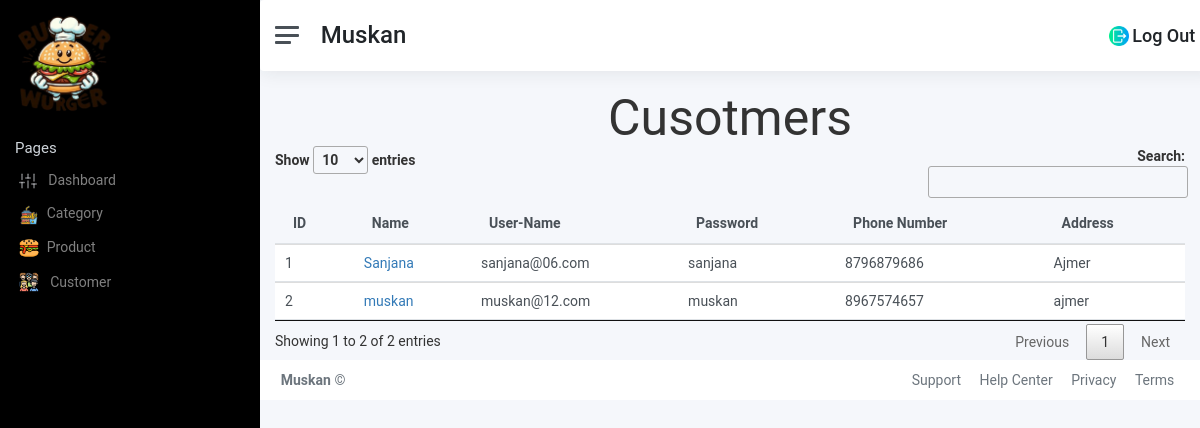
The page /admin/view/customer.php (signed in) on the database its author committed.
### tables this page shows
CREATE TABLE IF NOT EXISTS `users` (
  `id` int NOT NULL AUTO_INCREMENT,
  `name` varchar(50) NOT NULL,
  `username` varchar(50) NOT NULL,
  `password` varchar(20) NOT NULL,
  `phone` varchar(10) NOT NULL,
  `address` varchar(100) NOT NULL,
  `type` enum('customer','admin') NOT NULL DEFAULT 'customer',
  PRIMARY KEY (`id`)
);

### admin/model/customerModel.php (called while the page is built, shortened)
<?php
include('../../connection/config.php');
class CustomerModel
{
	public $config;
	public function __construct()
	{
		$con_obj = new Connection();
		$this->config = $con_obj->connect();
	}
	public function ShowCustomer()
	{
		$query = "SELECT * from users where users.type='customer' ";
		$res=mysqli_query($this->config,$query);
		$data=[];
		while ($row = $res->fetch_array(MYSQLI_ASSOC)) {
		 	$data[]=$row;
		 }
		if($data!=null){
			return $data;
		}
	}
}
?>

### connection/config.php (called while the page is built, shortened)
<?php
class Connection
{
	public function connect()
	{
		$this->conn = mysqli_connect("localhost","root","","burgerwurger");
		return $this->conn;
	}
}
?>

### admin/controller/customerController.php (called while the page is built, shortened)
<?php
include("../model/customerModel.php");
class CustomerController
{
	public $cus;
	public function __construct()
	{
		$this->cus = new CustomerModel();
	}
	public function showCus()
	{
		return $this->cus->ShowCustomer();
	}
}
?>

### admin/view/customer.php (the view, shortened to what this page needs)
<?php
    require_once('nav.php');
    require_once('../controller/customerController.php');
    $obj =  new CustomerController();
    $ans=$obj->showCus();
?>
<div class="container-fluid">
    <h1 class="" style="font-size: 50px;" align="center">Cusotmers</h1>
<table class="table table-sm table-dashboard data-table no-wrap mb-0 fs--1 w-100 "  id="myTable">
  <thead class="bg-table" >
    <tr >
      <th>ID</th>
      <th>Name</th>
      <th>User-Name</th>
      <th>Password</th>
      <th>Phone Number</th>
      <th>Address</th>
    </tr>
  </thead>
  <tbody class="bg-white">
            <?php
                        $i=1;
                foreach ($ans as $key1 => $value1) {
            echo "<tr>";
                    foreach ($value1 as $key2 => $value2) {
                        if($key2!='type'){
                            if($key2!='id'){
                                if ($key2 == 'name') {
                                    echo "<td><a href='customerDetails.php?user_id=" . $value1['id'] . "'> $value1[$key2] </a></td>";
                                }
                                else {
                                    echo "<td> $value1[$key2] </td>";
                                }
                            }
                            else{
                                echo "<td> ".($i)."</td>";
                                $i++;
                            }
                        }
                        }
            echo "</tr>";
                    }
            ?>
          </tbody>
</table>
</div>
<?php
    require('footer.php');
?>

### admin/assets/css/add_c2.css (style rules this page uses)
html { -webkit-box-sizing: border-box; -moz-box-sizing: border-box; box-sizing: border-box; }
* { padding: 0; margin: 0; }
*, *:before, *:after { -webkit-box-sizing: inherit; -moz-box-sizing: inherit; box-sizing: inherit; }
body, h1, h2, h3, h4, h5, h6, blockquote, p, pre, dl, dd, ol, ul, figure, hr, fieldset, legend { margin: 0; padding: 0; }
table { border-collapse: collapse; border-spacing: 0; }
body { font-family: "Roboto", "Arial", "Helvetica Neue", sans-serif; font-weight: 400; font-size: 14px; }
h1, h2, h3, h4, h5, h6 { font-weight: 400; }
h1 { font-size: 36px; }

### rows shown on the page
users: name "Sanjana", username "sanjana@06.com", password "sanjana", phone "8796879686", address "Ajmer"
users: name "muskan", username "muskan@12.com", password "muskan", phone "8967574657", address "ajmer"

### other values the page prints
$_SESSION['name'] "Muskan"
